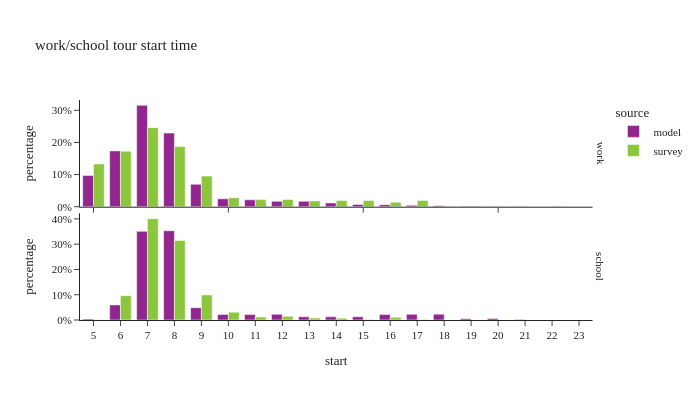

The code cell stored with this chart in its notebook:
### Code cell
df_plot = ws_tour_data.groupby(['source','tour_type','start'],observed=True)[['tour_weight']].sum().reset_index()
df_plot['percentage'] = df_plot.groupby(['tour_type','source'], group_keys=False)['tour_weight']. \
    apply(lambda x: x / float(x.sum()))

fig = px.bar(df_plot, x="start", y="percentage", color="source",barmode="group",
             facet_row='tour_type',
             title="work/school tour start time")
fig.for_each_annotation(lambda a: a.update(text = a.text.split("=")[-1]))
fig.update_layout(height=400, width=700, yaxis1=dict(tickformat=".0%"), yaxis2=dict(tickformat=".0%", matches=None), xaxis=dict(dtick="1"))
fig.show()

### Figure 1 — Plotly figure (JSON) as saved in the notebook; plotly's stock layout.template omitted (floating-point values rounded to 4 significant figures)
{"data": [{"alignmentgroup": "True", "hovertemplate": "source=model<br>tour_type=work<br>start=%{x}<br>percentage=%{y}<extra></extra>", "legendgroup": "model", "marker": {"color": "#91268F", "pattern": {"shape": ""}}, "name": "model", "offsetgroup": "model", "orientation": "v", "showlegend": true, "textposition": "auto", "type": "bar", "x": [5.0, 6.0, 7.0, 8.0, 9.0, 10.0, 11.0, 12.0, 13.0, 14.0, 15.0, 16.0, 17.0, 18.0, 19.0, 20.0, 21.0, 22.0, 23.0], "xaxis": "x2", "y": [0.09695, 0.1737, 0.3154, 0.2292, 0.06978, 0.02458, 0.0215, 0.01684, 0.0168, 0.01174, 0.007106, 0.006259, 0.004197, 0.002873, 0.001706, 0.0009443, 0.0002626, 3.959e-05, 2.897e-05], "yaxis": "y2"}, {"alignmentgroup": "True", "hovertemplate": "source=model<br>tour_type=school<br>start=%{x}<br>percentage=%{y}<extra></extra>", "legendgroup": "model", "marker": {"color": "#91268F", "pattern": {"shape": ""}}, "name": "model", "offsetgroup": "model", "orientation": "v", "showlegend": false, "textposition": "auto", "type": "bar", "x": [5.0, 6.0, 7.0, 8.0, 9.0, 10.0, 11.0, 12.0, 13.0, 14.0, 15.0, 16.0, 17.0, 18.0, 19.0, 20.0, 21.0, 22.0, 23.0], "xaxis": "x", "y": [0.003773, 0.05964, 0.3507, 0.3531, 0.04864, 0.02171, 0.02154, 0.02243, 0.01281, 0.01248, 0.01295, 0.02172, 0.02229, 0.02289, 0.004953, 0.006292, 0.00188, 6.821e-05, 0.0001773], "yaxis": "y"}, {"alignmentgroup": "True", "hovertemplate": "source=survey<br>tour_type=work<br>start=%{x}<br>percentage=%{y}<extra></extra>", "legendgroup": "survey", "marker": {"color": "#8CC63E", "pattern": {"shape": ""}}, "name": "survey", "offsetgroup": "survey", "orientation": "v", "showlegend": true, "textposition": "auto", "type": "bar", "x": [5.0, 6.0, 7.0, 8.0, 9.0, 10.0, 11.0, 12.0, 13.0, 14.0, 15.0, 16.0, 17.0, 18.0, 19.0, 20.0, 21.0, 22.0, 23.0], "xaxis": "x2", "y": [0.1327, 0.1726, 0.246, 0.1872, 0.09515, 0.02795, 0.02208, 0.02258, 0.01809, 0.019, 0.01907, 0.01362, 0.0191, 0.001247, 0.002455, 0.0005649, 8.188e-05, 0.0002787, 0.0001693], "yaxis": "y2"}, {"alignmentgroup": "True", "hovertemplate": "source=survey<br>tour_type=school<br>start=%{x}<br>percentage=%{y}<extra></extra>", "legendgroup": "survey", "marker": {"color": "#8CC63E", "pattern": {"shape": ""}}, "name": "survey", "offsetgroup": "survey", "orientation": "v", "showlegend": false, "textposition": "auto", "type": "bar", "x": [5.0, 6.0, 7.0, 8.0, 9.0, 10.0, 11.0, 12.0, 13.0, 14.0, 15.0, 16.0, 17.0], "xaxis": "x", "y": [0.001046, 0.09621, 0.401, 0.315, 0.09879, 0.03103, 0.01161, 0.01447, 0.008258, 0.007306, 0.002414, 0.01055, 0.002344], "yaxis": "y"}], "layout": {"annotations": [{"font": {}, "showarrow": false, "text": "school", "textangle": 90, "x": 0.98, "xanchor": "left", "xref": "paper", "y": 0.2425, "yanchor": "middle", "yref": "paper"}, {"font": {}, "showarrow": false, "text": "work", "textangle": 90, "x": 0.98, "xanchor": "left", "xref": "paper", "y": 0.7575, "yanchor": "middle", "yref": "paper"}], "barmode": "group", "height": 400, "legend": {"title": {"text": "source"}, "tracegroupgap": 0}, "title": {"text": "work/school tour start time"}, "width": 700, "xaxis": {"anchor": "y", "domain": [0.0, 0.98], "dtick": "1", "title": {"text": "start"}}, "xaxis2": {"anchor": "y2", "domain": [0.0, 0.98], "matches": "x", "showticklabels": false}, "yaxis": {"anchor": "x", "domain": [0.0, 0.485], "tickformat": ".0%", "title": {"text": "percentage"}}, "yaxis2": {"anchor": "x2", "domain": [0.515, 1.0], "tickformat": ".0%", "title": {"text": "percentage"}}}}
